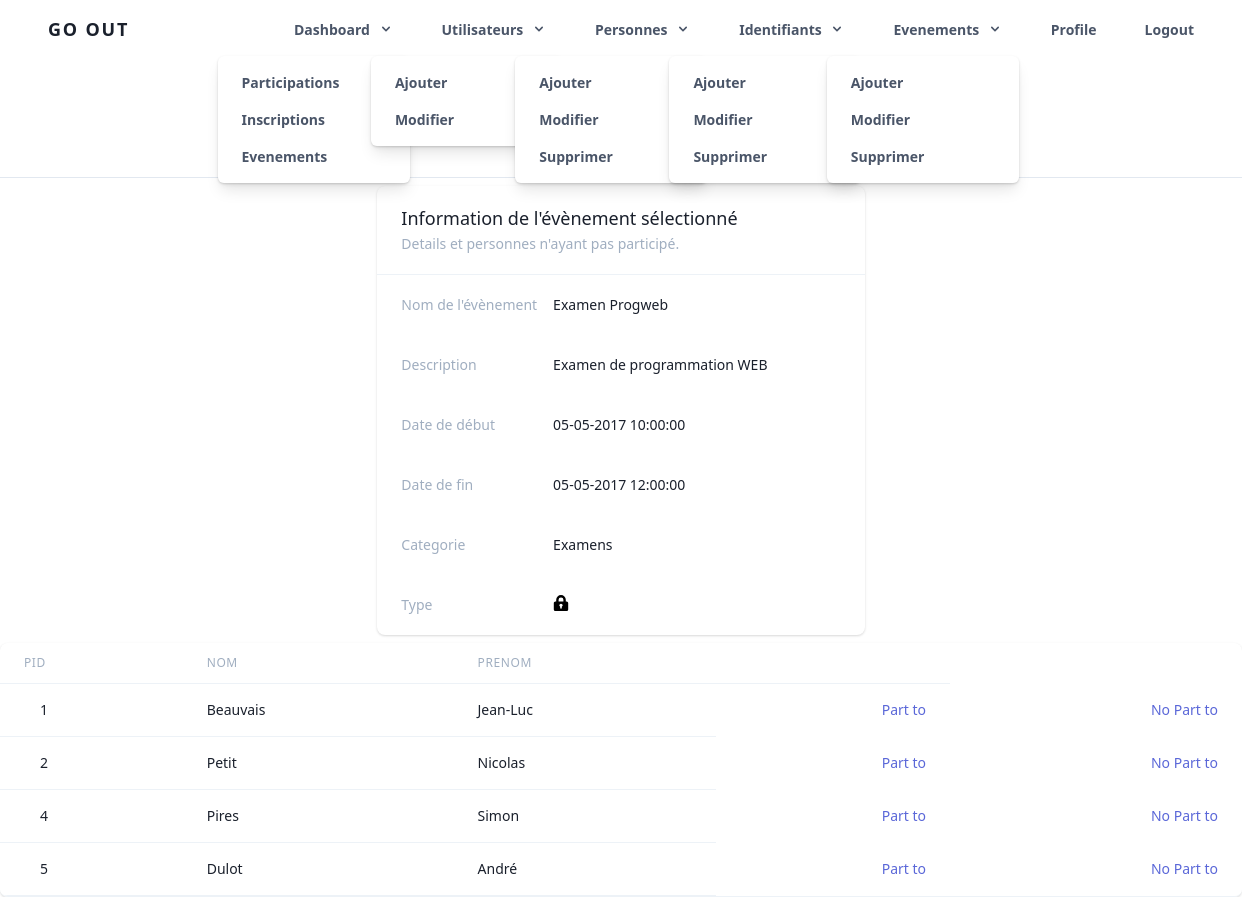
The app's page /subtoe.php?eid=1 (signed in) with its own data.
### tables this page shows
CREATE TABLE `evenements` (
  `eid` int(11) NOT NULL,
  `intitule` varchar(100) NOT NULL,
  `description` text NOT NULL,
  `dateDebut` datetime NOT NULL,
  `dateFin` datetime NOT NULL,
  `type` enum('ouvert','ferme') NOT NULL,
  `cid` int(11) NOT NULL
);

CREATE TABLE `categories` (
  `cid` int(11) NOT NULL,
  `nom` varchar(30) NOT NULL
);

CREATE TABLE `inscriptions` (
  `pid` int(11) NOT NULL,
  `eid` int(11) NOT NULL,
  `uid` int(11) NOT NULL
);

CREATE TABLE `personnes` (
  `pid` int(11) NOT NULL,
  `nom` varchar(30) NOT NULL,
  `prenom` varchar(30) NOT NULL
);

### subtoe.php (the view, shortened to what this page needs)
<?php
    include("navadmin.php");
    $eid = $_GET["eid"];
?>
<?php
$SQL= "SELECT * FROM evenements INNER JOIN categories ON evenements.cid = categories.cid WHERE evenements.eid=?";
    $st = $db->prepare($SQL);
    $st->execute([$eid]);
    $res = $st->fetch();
    if ($st->rowCount()!=0) {
        $eventTitle = $res['intitule'];
        $desc = $res['description'];
        $debut = $res['dateDebut'];
        $fin = $res['dateFin'];
        $type = $res['type'];
        $cat = $res['nom'];
        $SQL = "SELECT * FROM personnes";
        $sta = $db->prepare($SQL);
        $reponse = $sta->execute([$eid]);
        if(!$reponse){
            $error = "Evenement sans participants";
        }else{
?>
    <div class="flex flex-col py-2">
        <div class="bg-white mx-auto shadow overflow-hidden sm:rounded-lg">
            <div class="px-4 py-5 border-b border-gray-200 sm:px-6">
                <h3 class="text-lg leading-6 font-medium text-gray-900">
                    Information de l'évènement sélectionné
                </h3>
                <p class="mt-1 max-w-2xl text-sm leading-5 text-gray-500">
                    Details et personnes n'ayant pas participé.
                </p>
            </div>
            <div>
                <dl>
                    <div class="bg-gray-50 px-4 py-5 sm:grid sm:grid-cols-3 sm:gap-4 sm:px-6">
                        <dt class="text-sm leading-5 font-medium text-gray-500">
                            Nom de l'évènement
                        </dt>
                        <dd class="mt-1 text-sm leading-5 text-gray-900 sm:mt-0 sm:col-span-2">
                            <?php echo $eventTitle?>
                        </dd>
                    </div>
                    <div class="bg-white px-4 py-5 sm:grid sm:grid-cols-3 sm:gap-4 sm:px-6">
                        <dt class="text-sm leading-5 font-medium text-gray-500">
                            Description
                        </dt>
                        <dd class="mt-1 text-sm leading-5 text-gray-900 sm:mt-0 sm:col-span-2">
                            <?php echo $desc?>
                        </dd>
                    </div>
                    <div class="bg-gray-50 px-4 py-5 sm:grid sm:grid-cols-3 sm:gap-4 sm:px-6">
                        <dt class="text-sm leading-5 font-medium text-gray-500">
                            Date de début
                        </dt>
                        <dd class="mt-1 text-sm leading-5 text-gray-900 sm:mt-0 sm:col-span-2">
                            <?php echo date('d-m-Y H:i:s', strtotime($debut)); ?>
                        </dd>
                    </div>
                    <div class="bg-gray-50 px-4 py-5 sm:grid sm:grid-cols-3 sm:gap-4 sm:px-6">
                        <dt class="text-sm leading-5 font-medium text-gray-500">
                            Date de fin
                        </dt>
                        <dd class="mt-1 text-sm leading-5 text-gray-900 sm:mt-0 sm:col-span-2">
                            <?php echo date('d-m-Y H:i:s', strtotime($fin)); ?>
                        </dd>
                    </div>
                    <div class="bg-gray-50 px-4 py-5 sm:grid sm:grid-cols-3 sm:gap-4 sm:px-6">
                        <dt class="text-sm leading-5 font-medium text-gray-500">
                            Categorie
                        </dt>
                        <dd class="mt-1 text-sm leading-5 text-gray-900 sm:mt-0 sm:col-span-2">
                            <?php echo $cat?>
                        </dd>
                    </div>
                    <div class="bg-gray-50 px-4 py-5 sm:grid sm:grid-cols-3 sm:gap-4 sm:px-6">
                        <dt class="text-sm leading-5 font-medium text-gray-500">
                            Type
                        </dt>
                        <dd class="mt-1 text-sm leading-5 text-gray-900 sm:mt-0 sm:col-span-2">
                                <?php if($type=='ferme'):?>
                                    <svg width="16" height="16" xmlns="http://www.w3.org/2000/svg" viewBox="0 0 20 20">
                                        <path d="M4 8V6a6 6 0 1 1 12 0v2h1a2 2 0 0 1 2 2v8a2 2 0 0 1-2 2H3a2 2 0 0 1-2-2v-8c0-1.1.9-2 2-2h1zm5 6.73V17h2v-2.27a2 2 0 1 0-2 0zM7 6v2h6V6a3 3 0 0 0-6 0z"/>
                                    </svg>
                                <?php else:?>
                                    <svg  width="16" height="16" xmlns="http://www.w3.org/2000/svg" viewBox="0 0 20 20">
                                        <path d="M4 8V6a6 6 0 1 1 12 0h-3v2h4a2 2 0 0 1 2 2v8a2 2 0 0 1-2 2H3a2 2 0 0 1-2-2v-8c0-1.1.9-2 2-2h1zm5 6.73V17h2v-2.27a2 2 0 1 0-2 0zM7 6v2h6V6a3 3 0 0 0-6 0z"/>
                                    </svg>
                                <?php endif; ?>
                        </dd>
                    </div>
                </dl>
            </div>
        </div>
<?php
    $SQL= "SELECT * FROM personnes INNER JOIN inscriptions ON personnes.pid=inscriptions.pid WHERE inscriptions.eid=?";
    $stmt = $db->prepare($SQL);
    $stmt->execute([$eid]);
?>
  <div class="-my-2 pt-4 overflow-x-auto sm:-mx-6 sm:px-6 lg:-mx-8 lg:px-8">
    <div class="align-middle inline-block min-w-full shadow overflow-hidden sm:rounded-lg border-b border-gray-200">
      <table class="min-w-full">
        <thead>
          <tr>
            <th class="px-6 py-3 border-b border-gray-200 bg-gray-50 text-left text-xs leading-4 font-medium text-gray-500 uppercase tracking-wider">
              Pid
            </th>
            <th class="px-6 py-3 border-b border-gray-200 bg-gray-50 text-left text-xs leading-4 font-medium text-gray-500 uppercase tracking-wider">
              Nom
            </th>
            <th class="px-6 py-3 border-b border-gray-200 bg-gray-50 text-left text-xs leading-4 font-medium text-gray-500 uppercase tracking-wider">
              Prenom
            </th>
            <th class="px-6 py-3 border-b border-gray-200 bg-gray-50"></th>
          </tr>
        </thead>
        <tbody class="bg-white">
<?php
    while ($donnees=$stmt->fetch()) {
?>
        <tr>
            <td class="px-6 py-4 whitespace-no-wrap border-b border-gray-200">
                <div class="ml-4">
                  <div class="text-sm leading-5 font-medium text-gray-900"><?php echo $donnees['pid']; ?></div>
              </div>
            </td>
            <td class="px-6 py-4 whitespace-no-wrap border-b border-gray-200">
              <div class="text-sm leading-5 text-gray-900"><?php echo $donnees['nom']; ?></div>
            </td>
            <td class="px-6 py-4 whitespace-no-wrap border-b border-gray-200">
                <div class="text-sm leading-5 text-gray-900"><?php echo $donnees['prenom']; ?></div>
            </td>
            <td class="px-6 py-4 whitespace-no-wrap text-right text-sm leading-5 font-medium">
              <a href="partpers.php?pid=<?php echo $donnees['pid'] ;?>" class="text-indigo-600 hover:text-indigo-900 focus:outline-none focus:underline">Part to</a>
            </td>
            <td class="px-6 py-4 whitespace-no-wrap text-right text-sm leading-5 font-medium">
              <a href="nopers.php?pid=<?php echo $donnees['pid'] ;?>" class="text-indigo-600 hover:text-indigo-900 focus:outline-none focus:underline">No Part to</a>
            </td>
        </tr>
<?php
       }
    }
}
?>
    </tbody>
      </table>
    </div>
  </div>
</div>

### records on screen
evenements: intitule "Examen Progweb", description "Examen de programmation WEB", dateDebut "05-05-2017 10:00:00", dateFin "05-05-2017 12:00:00", cid.nom "Examens"
inscriptions: pid "1", pid.nom "Beauvais", pid.prenom "Jean-Luc"
inscriptions: pid "2", pid.nom "Petit", pid.prenom "Nicolas"
inscriptions: pid "4", pid.nom "Pires", pid.prenom "Simon"
inscriptions: pid "5", pid.nom "Dulot", pid.prenom "André"
